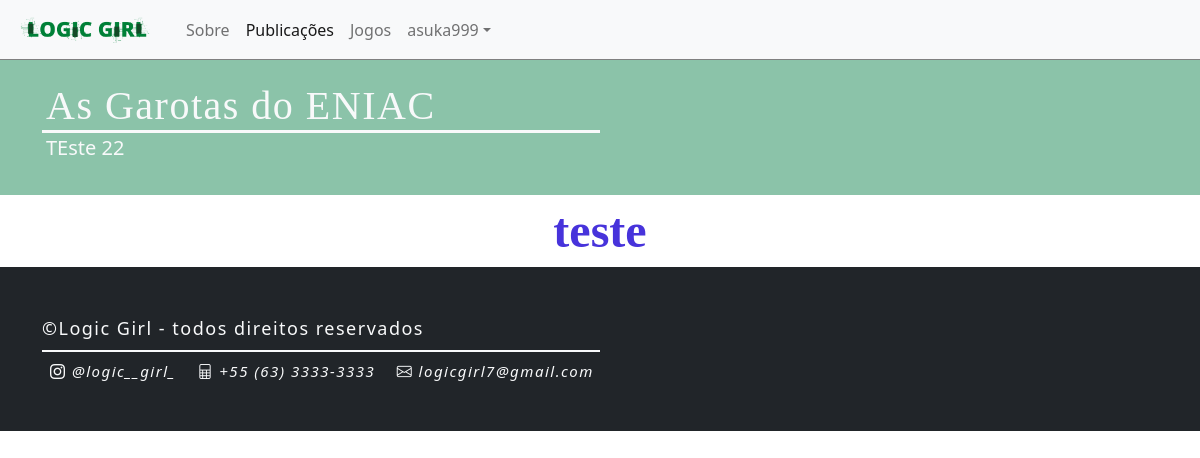
Screenshot of /Post/As-Garotas-do-ENIAC (signed in) with the database file from the repository.
### app_posts/models.py (models this page shows, shortened)
class Publicacao(models.Model):
    UID = models.CharField("Código UID da publicação", max_length=200, null=True, blank=True)
    titulo = models.CharField("Título da publicação", max_length=150)
    resumo = models.TextField("Resumo da publicação", max_length=500, null=True, blank=True)
    conteudo = models.TextField("Conteúdo [ HTML + Bootstrap ]", max_length=10000, null=True, blank=True)
    autor = models.ForeignKey(Usuario,on_delete=models.CASCADE)
    image = models.CharField("Imagem de perfil do Usuario",max_length=10000, null=True, blank=True)
    data_publicacao = models.DateField("Data de Publicação", null=True, blank=True)
    tipos = (
        ("0","POST"),
        ("1","JOGO"),
    )
    tipo = models.CharField("Tipo da Publicação", max_length=5, choices=tipos, null = True, blank = True, default=tipos[0])
    estados = (
        ("0","salvo"),
        ("1","revisão"),
        ("2","revisado"),
        ("3","publicado"),
    )
    status = models.CharField("Status da Publicação", max_length=15, choices=estados, null = True, blank = True, default=estados[0])
    class Meta:
        verbose_name = "Publicação"
        verbose_name_plural = "Publicações"

### app_posts/views.py (the view)
# urls.py: path('Post/',Publicacoes,name="Publicacoes"),
def Post(request, uid):
    if Publicacao.objects.filter(UID = uid):
        post = Publicacao.objects.get(UID = uid)
        edicao = False
        if request.user.is_authenticated:
            user = Usuario.objects.get(username = request.user.username)
            if user == post.autor:
                edicao = True
        return render(request, 'Post.html', {
            "title":post.titulo,
            "navActive":"Publicacoes",
            "edicao":edicao,
            "post":post,
        })
    else:
        return render(request, 'Erro.html', {
            "title":"ERROR",
            "navActive":"ERRO",
            "msg":"'Publicação não encontrada!'"
        })

### app_posts/templates/Post.html (shortened to what this page needs)
{% extends 'base.html' %}
{% block page %}
    <div class="container-fluid bg bg-success py-3 bg-opacity-50">
        <div class="container py-2">
            <div class="titulo w-100 py-2 d-flex align-items-start flex-column">
                <h3 class="fs-1 px-1 my-0 text-light" style="font-family: fantasy; letter-spacing: 1.5px;">{{post.titulo}}</h3>
                <div class="linha w-50 bg bg-light" style="height: 3px;"></div>
                <p name="resumo" class="edit-resumo fs-5 px-1 my-0 text-light">{{post.resumo}}</p>
            </div>
        </div>
    </div>
    {{post.conteudo | safe }}
{% endblock %}

### app_posts/templates/base.html (shortened to what this page needs)
<!doctype html>
{% load static %}
<html lang="pt-br">
  <head>
    <link rel="stylesheet" href="https://cdn.jsdelivr.net/npm/bootstrap-icons@1.9.1/font/bootstrap-icons.css">
    <link href="https://cdn.jsdelivr.net/npm/bootstrap@5.2.2/dist/css/bootstrap.min.css" rel="stylesheet">
</head>
<body>
    <nav class="navbar fixed-top navbar-expand-lg bg-light">
        <div class="container-fluid">
            <a class="navbar-brand" href="{% url 'Home' %}">
                <img src="{% static 'imagens/logo.png' %}" class="img-logo"></a>
            <div class="collapse navbar-collapse" id="navbarNavAltMarkup">
                <div class="navbar-nav">
                    {% if navActive == "Sobre" %}
                        <a class="nav-link active" aria-current="page" href="{% url 'Home' %}">Sobre</a>
                    {% else %}
                        <a class="nav-link" aria-current="page" href="{% url 'Home' %}">Sobre</a>
                    {% endif %}
                    {% if navActive == "Publicacoes" %}
                        <a class="nav-link active" href="{% url 'Publicacoes' %}">Publicações</a>
                    {% else %}
                        <a class="nav-link" href="{% url 'Publicacoes' %}">Publicações</a>
                    {% endif %}
                    {% if navActive == "Jogos" %}
                        <a class="nav-link active" href="{% url 'Jogos' %}">Jogos</a>
                    {% else %}
                        <a class="nav-link" href="{% url 'Jogos' %}">Jogos</a>
                    {% endif %}
                    {% if request.user.is_authenticated %}
                        <li class="nav-item dropdown">
                            <a class="nav-link dropdown-toggle" href="#" role="button" data-bs-toggle="dropdown" aria-expanded="false">
                                {{ request.user.username }}
                            </a>
                        </li>
                    {% else %}
                        <a class="nav-link" href="{% url 'login' %}">
                            <i class="bi bi-box-arrow-in-right"></i>
                            <span>Entrar</span>
                        </a>
                    {% endif %}
                </div>
            </div>
        </div>
    </nav>
    {% block page %}
    {% endblock %}
    <div class="container-fluid bg bg-dark">
        <div class="container py-4">
            <div class="titulo w-100 py-3 d-flex align-items-start flex-column">
                <p class="py-2 my-0 text-light" style="font-size: 18px; letter-spacing: 1.5px;">©Logic Girl - todos direitos reservados</p>
                <div class="linha w-50 bg bg-light" style="height: 2px;"></div>
                <p class="py-2 my-0 text-light" style="font-size: 15px; letter-spacing: 1.5px;">
                    <a class="text-light text-decoration-none mx-2" href="https://www.instagram.com/logic__girl_/"><i class="bi bi-instagram"> @logic__girl_</i></a>
                    <a class="text-light text-decoration-none mx-2" href="#"><i class="bi bi-file-spreadsheet"> +55 (63) 3333-3333</i></a>
                    <a class="text-light text-decoration-none mx-2" href="#"><i class="bi bi-envelope"> logicgirl7@gmail.com</i></a>
                </p>
            </div>
        </div>
    </div>
</body>
</html>

### rows the page displays
Publicacao: titulo "As Garotas do ENIAC", resumo "TEste 22", conteudo "teste"

### other values shown
{{ request.user.username }} "asuka999"
